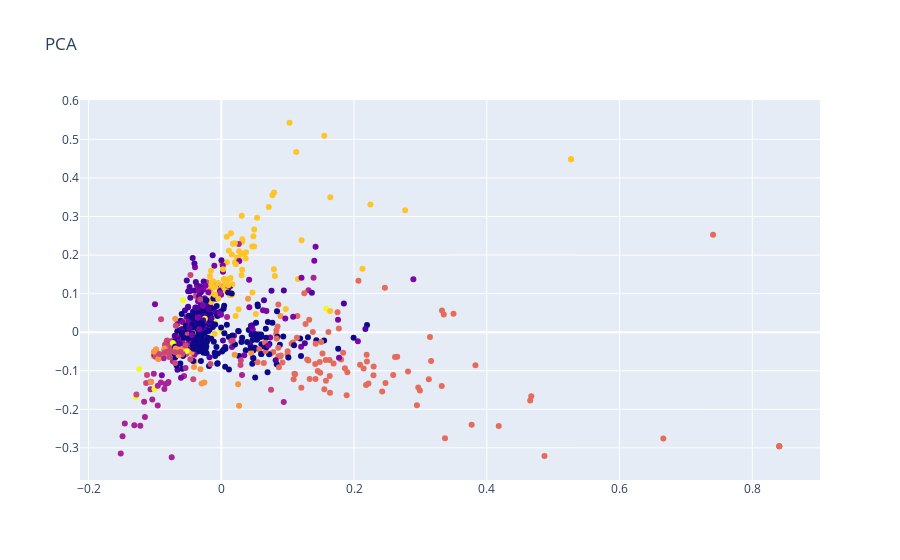

The notebook cell this image was saved under:
### Code cell
pca = PCA(n_components=2)

result = pca.fit_transform(tfidf_matrix)
result = pd.DataFrame(result)
result.columns = ['X', 'Y']
result['cluster'] = data1.cluster.values
result['texto'] = data1.texto_peq.values

 
trace = go.Scatter(x=result['X'].values,
                   y=result['Y'].values,
                   text=result['texto'].values,
                   mode='markers',
                   marker=dict(color=result['cluster'].values)) 

layout = go.Layout(title="PCA")


fig = go.Figure(data=trace, layout=layout)
iplot(fig)

### Figure 1 — Plotly figure (JSON) as saved in the notebook; plotly's stock layout.template omitted (floating-point values rounded to 4 significant figures; data arrays with more than 128 entries replaced by an {"elided": "..."} marker saying what was removed)
{"data": [{"marker": {"color": {"elided": "1000 int values"}}, "mode": "markers", "text": {"elided": "1000 str values"}, "type": "scatter", "x": {"elided": "1000 float values"}, "y": {"elided": "1000 float values"}}], "layout": {"title": {"text": "PCA"}}}
